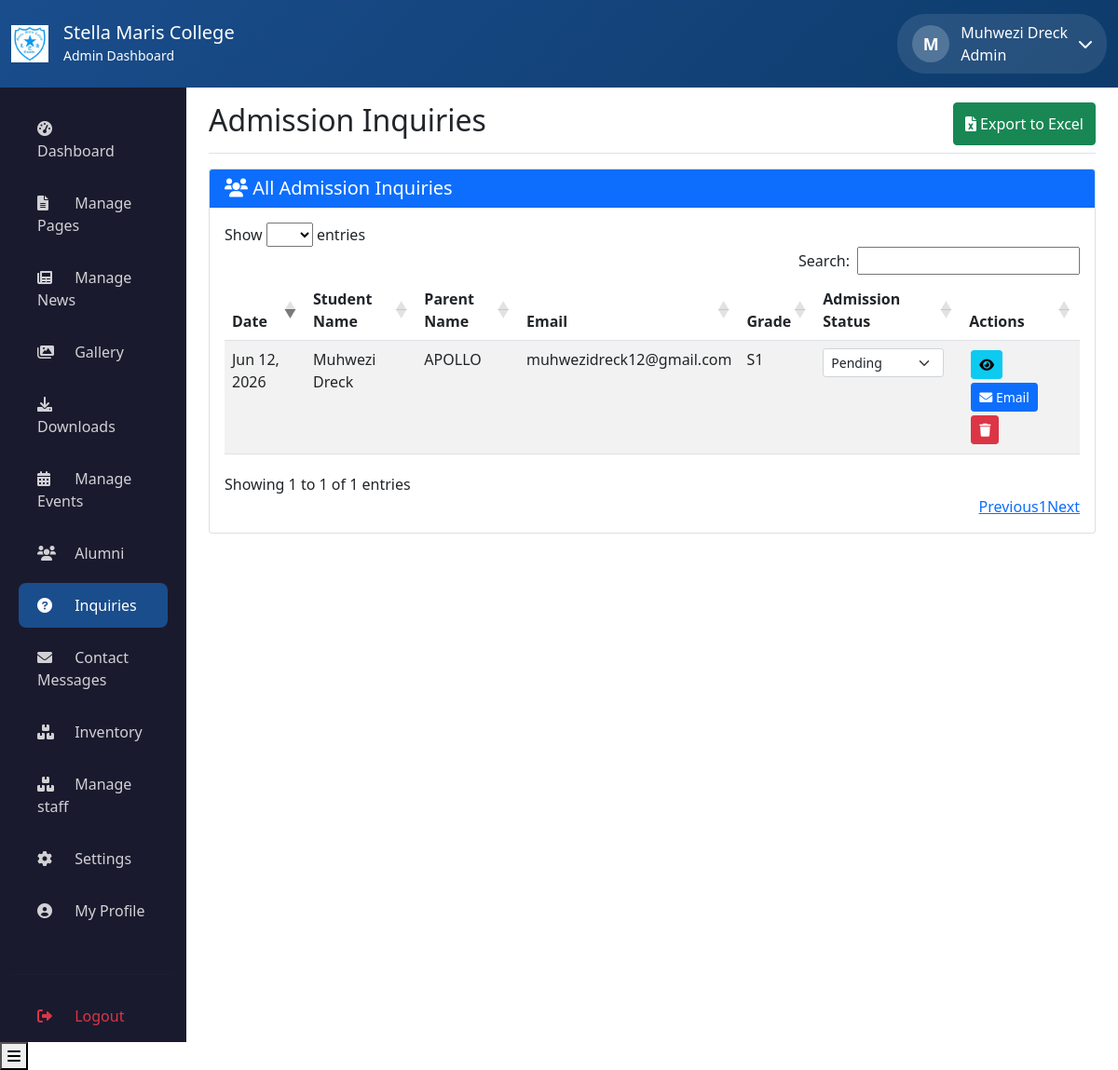
Page /admin/manage-inquiries.php (signed in) on the committed database.
### tables this page shows
CREATE TABLE `inquiries` (
  `id` int(11) NOT NULL,
  `student_name` varchar(100) NOT NULL,
  `parent_name` varchar(100) DEFAULT NULL,
  `email` varchar(100) NOT NULL,
  `phone` varchar(20) DEFAULT NULL,
  `grade_applying` varchar(20) DEFAULT NULL,
  `academic_year` varchar(20) DEFAULT NULL,
  `previous_school` varchar(255) DEFAULT NULL,
  `message` text DEFAULT NULL,
  `status` enum('pending','contacted','enrolled') DEFAULT 'pending',
  `created_at` timestamp NOT NULL DEFAULT current_timestamp(),
  `admission_status` varchar(20) DEFAULT 'pending',
  `admission_letter_path` varchar(255) DEFAULT NULL
);

### admin/manage-inquiries.php (the view, shortened to what this page needs)
<?php
$db = new Database();
$conn = $db->getConnection();
$inquiries = $conn->query("SELECT * FROM inquiries ORDER BY created_at DESC")->fetchAll(PDO::FETCH_ASSOC);
?>
<!DOCTYPE html>
<html lang="en">
<head>
    <link href="https://cdn.jsdelivr.net/npm/bootstrap@5.1.3/dist/css/bootstrap.min.css" rel="stylesheet">
    <link href="https://cdn.datatables.net/1.11.5/css/dataTables.bootstrap5.min.css" rel="stylesheet">
    <link rel="stylesheet" href="https://cdnjs.cloudflare.com/ajax/libs/font-awesome/6.0.0/css/all.min.css">
</head>
<body>
    <?php include 'includes/header.php'; ?>
    <div class="container-fluid">
        <div class="row">
            <?php include 'sidebar.php'; ?>
            <main class="col-md-9 col-lg-10 ms-sm-auto px-md-4 admin-main-content">
                <div class="d-flex justify-content-between pt-3 pb-2 mb-3 border-bottom">
                    <h1 class="h2">Admission Inquiries</h1>
                    <button class="btn btn-success" onclick="window.location.href='export-inquiries.php'">
                        <i class="fas fa-file-excel"></i> Export to Excel
                    </button>
                </div>
                <div class="card">
                    <div class="card-header bg-primary text-white">
                        <h5 class="mb-0"><i class="fas fa-users"></i> All Admission Inquiries</h5>
                    </div>
                    <div class="card-body">
                        <table class="table table-striped" id="inquiriesTable">
                            <thead>
                                <tr><th>Date</th><th>Student Name</th><th>Parent Name</th><th>Email</th><th>Grade</th><th>Admission Status</th><th>Actions</th></tr>
                            </thead>
                            <tbody>
                                <?php foreach($inquiries as $inquiry): ?>
                                <tr>
                                    <td><?php echo date('M d, Y', strtotime($inquiry['created_at'])); ?></td>
                                    <td><?php echo htmlspecialchars($inquiry['student_name']); ?></td>
                                    <td><?php echo htmlspecialchars($inquiry['parent_name']); ?></td>
                                    <td><?php echo htmlspecialchars($inquiry['email']); ?></td>
                                    <td><?php echo htmlspecialchars($inquiry['grade_applying']); ?></td>
                                    <td>
                                        <select class="form-select form-select-sm status-select" data-id="<?php echo $inquiry['id']; ?>" style="width:130px;">
                                            <option value="pending" <?php echo $inquiry['admission_status'] == 'pending' ? 'selected' : ''; ?>>Pending</option>
                                        </select>
                                    </td>
                                    <td class="action-btns">
                                        <button class="btn btn-sm btn-info" onclick="viewInquiry(<?php echo htmlspecialchars(json_encode($inquiry)); ?>)"><i class="fas fa-eye"></i></button>
                                        <button class="btn btn-sm btn-primary" onclick="openEmailModal(<?php echo $inquiry['id']; ?>, '<?php echo htmlspecialchars($inquiry['student_name']); ?>', '<?php echo htmlspecialchars($inquiry['email']); ?>')"><i class="fas fa-envelope"></i> Email</button>
                                        <form method="POST" style="display:inline;"><button class="btn btn-sm btn-danger" onclick="return confirm('Delete this inquiry?')"><i class="fas fa-trash"></i></button></form>
                                    </td>
                                </tr>
                                <?php endforeach; ?>
                            </tbody>
                        </table>
                    </div>
                </div>
            </main>
        </div>
    </div>
    <button class="sidebar-toggle" id="sidebarToggle"><i class="fas fa-bars"></i></button>
</body>
</html>

### admin/manage-inquiries.php (style rules this page uses)
.action-btns .btn-sm { margin: 2px; }

### rows in the picture
inquiries: created_at "Jun 12, 2026", student_name "Muhwezi Dreck", parent_name "APOLLO", email "muhwezidreck12@gmail.com", grade_applying "S1", admission_status+id "Pending"

### other values in the picture
substr($full_name, 0, 1) "M"
$full_name "Muhwezi Dreck"
$role "Admin"
